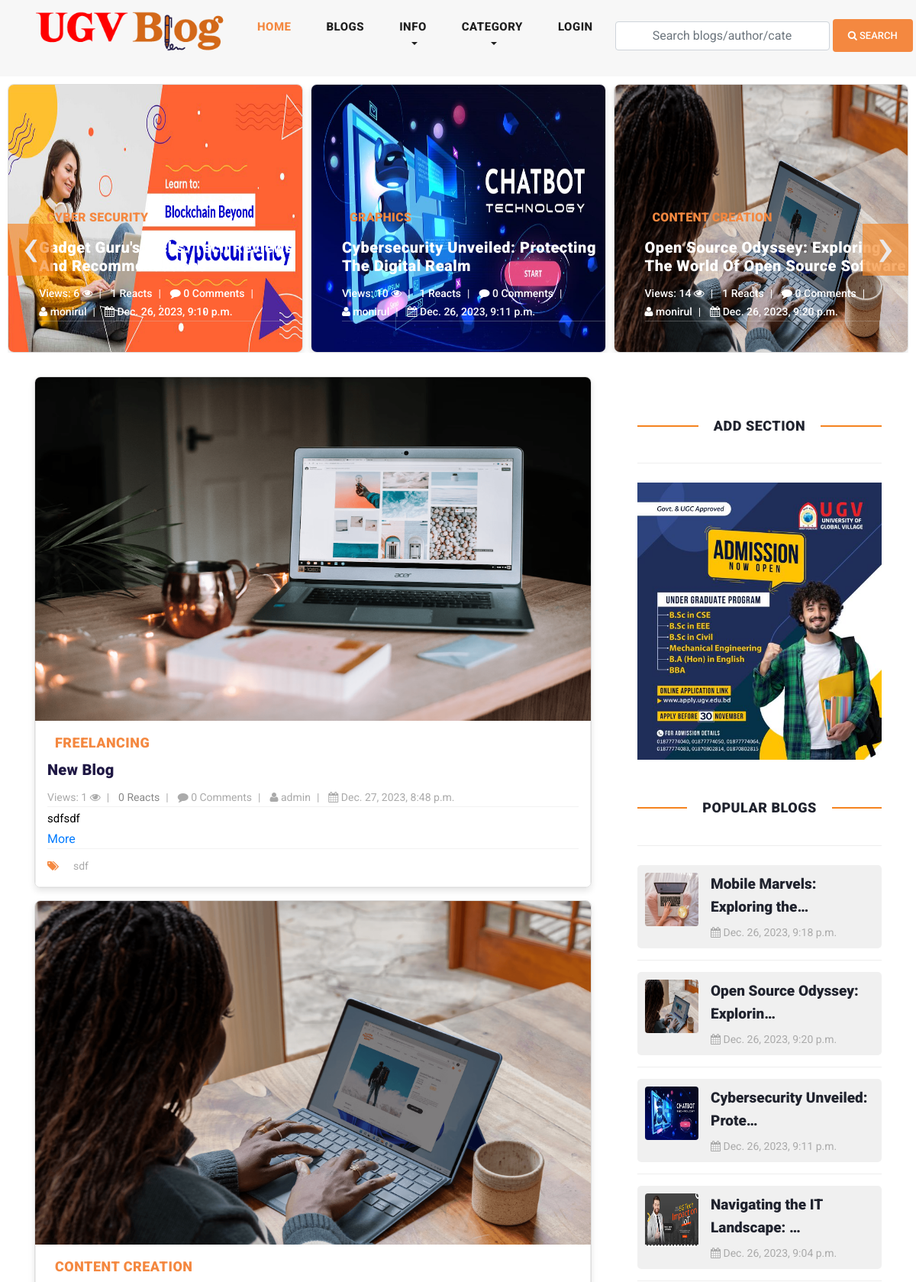
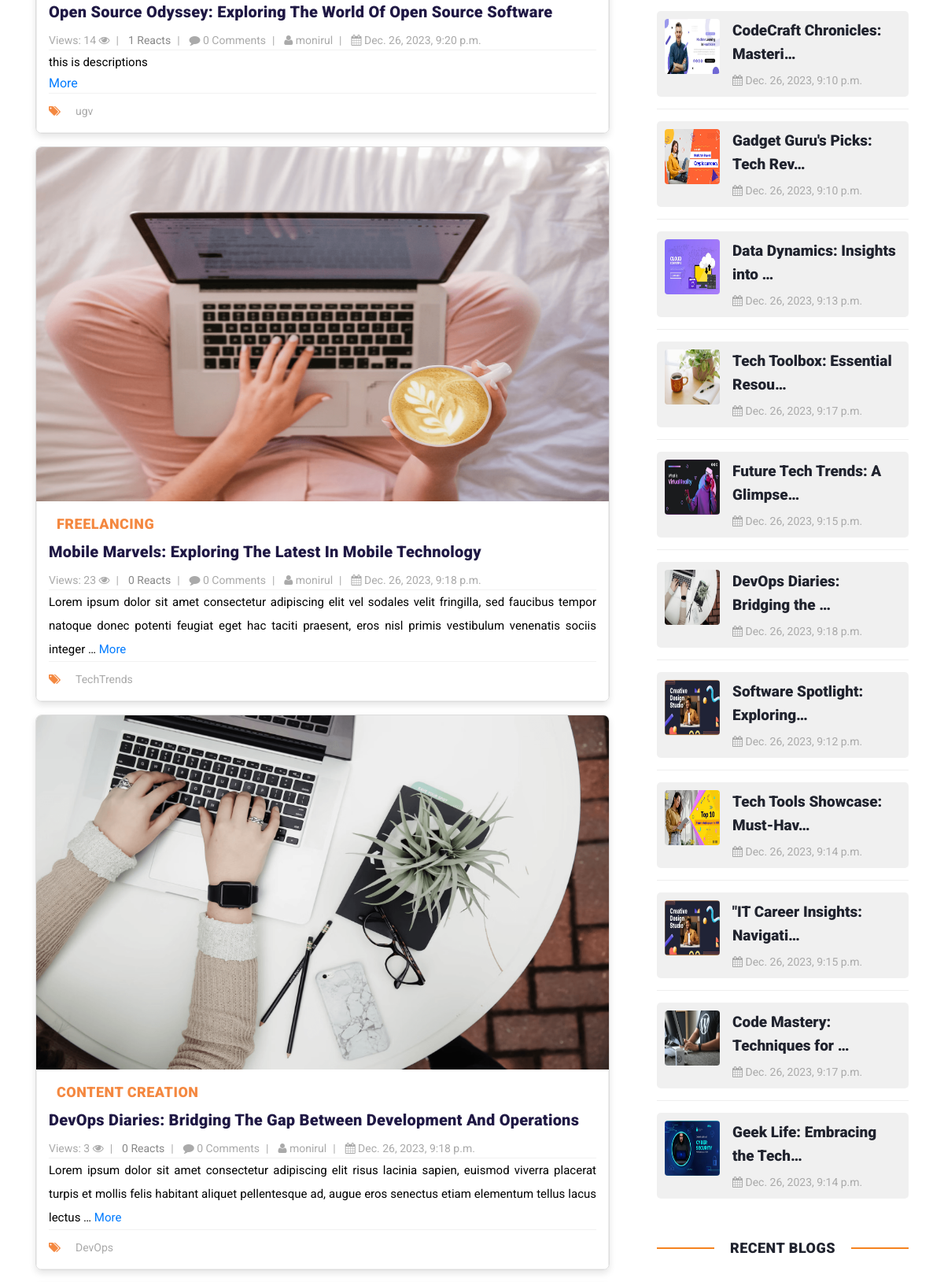
The page / (upper part) on the database its author committed (2 pictures, top to bottom).
### blog/models.py (models this page shows, shortened)
class Site(models.Model):
    header_logo = models.ImageField(upload_to="site_info")
    footer_logo = models.ImageField(upload_to="site_info")
    site_name = models.CharField(max_length=25)

class Blog(models.Model):
    user = models.ForeignKey(
        User,
        related_name='user_blogs',
        on_delete= models.CASCADE
    )
    category = models.ForeignKey(
        Category,
        related_name='category_blogs',
        on_delete=models.CASCADE
    )
    tags = models.ManyToManyField(
        Tag,
        related_name='tag_blogs',
        blank=True
    )
    likes = models.ManyToManyField(
        User,
        related_name='user_likes',
        blank=True
    )
    title = models.CharField(max_length=250, unique=True)
    slug = models.SlugField(null=True, blank=True, unique=True)
    views = models.PositiveIntegerField(default=0)
    banner = models.ImageField(upload_to=UploadToPath('blog_banners'))
    description = RichTextField()
    created_date = models.DateTimeField(auto_now_add=True)

class Category(models.Model):
    title = models.CharField(max_length=150, unique=True)
    slug = models.SlugField(null=True, blank=True)
    created_date = models.DateTimeField(auto_now_add=True)
    def __str__(self):
        return self.title

class Tag(models.Model):
    title = models.CharField(max_length=150)
    slug = models.SlugField(null=True, blank=True)
    created_date = models.DateTimeField(auto_now_add=True)

class Ugv_Ad(models.Model):
    ad1_url = models.URLField(max_length=300, blank=True)
    ad1 = models.ImageField(upload_to="ad/", blank=True, null=True)
    ad2_url = models.URLField(max_length=300, blank=True)
    ad2 = models.ImageField(upload_to="ad/", blank=True, null=True)
    ad3_url = models.URLField(max_length=300, blank=True)
    ad3 = models.ImageField(upload_to="ad/", blank=True, null=True)
    ad4_url = models.URLField(max_length=300, blank=True)
    ad4 = models.ImageField(upload_to="ad/", blank=True, null=True)
    ad5_url = models.URLField(max_length=300, blank=True)
    ad5 = models.ImageField(upload_to="ad/", blank=True, null=True)
    ad6_url = models.URLField(max_length=300, blank=True)
    ad6 = models.ImageField(upload_to="ad/", blank=True, null=True)
    ad7_url = models.URLField(max_length=300, blank=True)
    ad7 = models.ImageField(upload_to="ad/", blank=True, null=True)
    ad8_url = models.URLField(max_length=300, blank=True)
    ad8 = models.ImageField(upload_to="ad/", blank=True, null=True)
    ad9_url = models.URLField(max_length=300, blank=True)
    ad9 = models.ImageField(upload_to="ad/", blank=True, null=True)
    ad10_url = models.URLField(max_length=300, blank=True)
    ad10 = models.ImageField(upload_to="ad/", blank=True, null=True)
    updated_date = models.DateTimeField(auto_now=True)

### user_profile/models.py (models this page shows, shortened)
class User(AbstractUser):
    email = models.EmailField(
        max_length = 150,
        unique = True,
        error_messages={
            'unique':"The email must be unique for create ",
        }
    )
    profile_image = models.ImageField(
        null = True,
        blank = True,
        upload_to=UploadToPath('users_images'),
    )
    followers = models.ManyToManyField("Follow")
    REQUIRED_FIELDS = ["email"]
    objects = CustomUserManager()

### blog/views.py (the view)
# urls.py: path('', home, name = 'home'),
def home(request):
    blogs = Blog.objects.order_by('-created_date')
    most_liked = Blog.objects.order_by('-likes')[:15]
    populars = Blog.objects.order_by('-views')[:15]
    tags = Tag.objects.order_by('-created_date')[:15]
    top_bloggers = get_top_bloggers()
    context = {
        'blogs': blogs,
        'tags':tags,
        'populars': populars,
        'most_liked': most_liked,
        'top_bloggers': top_bloggers,
    }
    return render(request, 'home.html',context)

### templates/home.html (shortened to what this page needs)
{% extends 'base.html' %}
{% load static %}
{% block content %}
{% include 'banner.html' %}
<section class="blog-posts">
    <div class="container">
      <div class="row">
        <div class="col-lg-8 py-3">
          <div class="all-blog-posts">
            <div class="row">
              {% for blog in blogs|slice:"15"  %}
                <div class="col-lg-12 mb-3">
                  <div class="blog-card">
                    <div class="blog-thumb thumbnail">
                      <a href="{% url 'blog_details' blog.slug %}"><img class="zoom-on-hover" style="height: 450px;" src="{{blog.banner.url}}" alt="{{blog.title}}"></a>
                    </div>
                    <div class="down-content">
                      <span class="category-badge">{{blog.category}}</span>
                      <a href="{% url 'blog_details' blog.slug %}">
                        <h4 style="color: #1F1844">{{blog.title}}</h4>
                      </a>
                      <ul class="post-info">
                      <li><a href="javascript:void(0);"> Views: {{blog.views}} <i class="fa fa-eye" aria-hidden="true"></i></a></li>
                       <li id="like-count" >{{blog.likes.count}} Reacts</li>
                       <li><a href="{% url 'blog_details' blog.slug %}"><i class="fa fa-comment"></i> {{blog.blog_comments.all.count}} Comments</a></li>
                        <li><a href="{% url 'view_user_information' blog.user.username %}"><i class="fa fa-user"></i> {{blog.user.username}}</a></li>
                        <li><a href="javascript:void(0);"><i class="fa fa-calendar"></i> {{blog.created_date}}</a></li>
                      </ul>
                      <p>{{ blog.description|truncatewords:30|safe }} <a href="{% url 'blog_details' blog.slug %}">More</a></p>
                      <div class="post-options">
                        <div class="row">
                          <div class="col-6">
                            <ul class="post-tags">
                              <li><i class="fa fa-tags"></i></li>
                              {% if blog.tags.all.count > 0 %}
                                {% for tag in blog.tags.all %}
                                  <li><a href="{% url 'tag_blogs' tag.slug %}">{{tag.title}}</a></li>
                                {% endfor %}
                              {% else %}
                                None
                              {% endif %}
                            </ul>
                          </div>
                        </div>
                      </div>
                    </div>
                  </div>
                </div>
              {% endfor %}
            </div>
          </div>
        </div>
        {% include 'sidebar.html' %}
      </div>
    </div>
</section>
{% endblock content %}

### templates/header.html (shortened to what this page needs)
{% load static %}
<header class="">
    <nav class="navbar navbar-expand-lg">
        <div class="container">
            {% for site_instance in site %}
            <a  class="navbar-brand" href="{% url 'home'  %}"><img draggable="false" style="width: 250px; height: 60px;" src="{{site_instance.header_logo.url}}" alt=""></a>
            {% endfor %}
        <div class="collapse navbar-collapse" id="navbarResponsive">
            <ul class="navbar-nav ml-auto">
            <li class="nav-item {% if request.path == '/' %}active{% endif %}">
                <a class="nav-link" href="{% url 'home' %}">Home
                </a>
            </li>
            <li class="nav-item {% if request.path == '/blogs/' %}active{% endif %}">
                <a class="nav-link" href="{% url 'blogs' %}">Blogs</a>
            </li>
            <li class="nav-item dropdown {% if '/top-bloggers/' in request.path %}active {% elif '/about/' in request.path %} active {% elif '/contact/' in request.path %} active {% elif '/archive/' in request.path %} active {% endif %}  ">
                <a class="nav-link dropdown-toggle" href="#" id="navbarDropdown" role="button" data-toggle="dropdown" aria-haspopup="true" aria-expanded="false">
                  Info
                </a>
            </li>
            <li class="nav-item dropdown {% if '/category_blogs/' in request.path %} active {% endif %}">
                <a class="nav-link dropdown-toggle" href="#" id="navbarDropdown" role="button" data-toggle="dropdown" aria-haspopup="true" aria-expanded="false">
                  Category
                </a>
            </li>
            <li>
                {% if request.user.is_authenticated %}
                <li class="nav-item dropdown {% if '/profile/' in request.path %}active {% elif '/user_notifications/' in request.path %}active {% elif '/wishlist/' in request.path %}active {% elif '/line_chart/' in request.path %}active {% endif %} ">
                    <a class="nav-link dropdown-toggle" href="#" id="navbarDropdown" role="button" data-toggle="dropdown" aria-haspopup="true" aria-expanded="false">
                      {% if request.user.username %}
                      {{request.user.username}}
                      {% endif %}
                    </a>
                    <div class="dropdown-menu" aria-labelledby="navbarDropdown">
                      <a class="dropdown-item {% if '/profile/' in request.path %}active{% endif %}" href="{% url 'profile' %}"><i class="fa fa-user"></i> My Profile</a>
                      <a class="dropdown-item {% if '/user_notifications/' in request.path %}active{% endif %} " href="{% url 'user_notifications' %}"><i class="fa fa-bell"></i>
                        {% if unseen > 0 %}
                        Notifaction ({{unseen}})
                         {% else %}
                        Notification
                        {% endif %}
                        </a>
                      <a class="dropdown-item {% if '/line_chart/' in request.path %}active{% endif %}" href="{% url 'line_chart' %}"><i class="fa fa-history"></i> All Views</a>
                      <a class="dropdown-item {% if '/wishlist/' in request.path %}active{% endif %}" href="{% url 'wishlist' %}"><i class="fa fa-bookmark"></i> Saved Blogs</a>
                      <a class="dropdown-item {% if '/deleted_blogs/' in request.path %}active{% endif %}" href="{% url 'deleted_blogs' %}"><i class="fa fa-trash"></i> Deleted Blogs</a>
                      <a class="dropdown-item" href="{% url 'logout' %}"><i class="fa fa-sign-out" aria-hidden="true"></i> Logout</a>
                    </div>
                </li>
                {% else %}
                <li class="nav-item
                {% if request.path == '/login/' %}active{% endif %}">
                    <a class="nav-link" href="{% url 'login' %}">LOGIN</a>
                </li>
                {% endif %}
            </li>
            </ul>
            <form class="form-inline d-flex flex-nowrap my-2 ml-auto search_form" action="{% url 'search_blogs' %}" method="GET" >
                <input class="form-control px-5" name="search" type="text" placeholder="Search blogs/author/category/tags "  required>
                <button class="btn btn-primary ml-1"><i class="fa fa-search"></i> Search</button>
            </form>
        </div>
        </div>
    </nav>
</header>

### templates/banner.html (shortened to what this page needs)
{% load static %}
<div class="main-banner header-text">
  <div class="container-fluid">
    <div class="owl-banner owl-carousel">
      {% for blog in most_liked|slice:"20" %}
        <div class="item blog-card">
          <a href="{% url 'blog_details' blog.slug %}"><img  class="zoom-on-hover" style="height: 350px;" src="{{blog.banner.url}}" alt="{{blog.title}}"></a>
          <div class="item-content">
            <div class="main-content">
              <div class="meta-category category-badge">
                <span>{{blog.category}}</span>
              </div>
              <a href="{% url 'blog_details' blog.slug %}">
                <h4 >{{blog.title}}</h4>
              </a>
              <ul class="post-info">
                <li><a href="javascript:void(0);"> Views: {{blog.views}} <i class="fa fa-eye" aria-hidden="true"></i></a></li>
                <li id="like-count"><a href="javascript:void(0);">{{blog.likes.count}} Reacts</a></li>
                <li><a href="{% url 'blog_details' blog.slug %}"><i class="fa fa-comment"></i> {{blog.blog_comments.all.count}} Comments</a></li>
                <li><a href="{% url 'view_user_information' blog.user.username %}"><i class="fa fa-user"></i> {{blog.user.username}}</a></li>
                <li><a href="javascript:void(0);"><i class="fa fa-calendar"></i> {{blog.created_date}}</a></li>
              </ul>
            </div>
          </div>
        </div>
      {% endfor %}
    </div>
  </div>
</div>

### templates/sidebar.html (shortened to what this page needs)
{% load static %}
<div class="col-lg-4 py-3">
    <div class="sidebar">
      <div class="row">
        <div class="col-lg-12">
      </div>
        <div class="col-lg-12">
          <div class="sidebar-item categories">
            <div class="sidebar-heading seven">
              <h2>Add section</h2>
            </div>
            <div class="content " style="text-transform: uppercase;">
            {% for ad in latest_ad %}
              <a target="_blank" href="{{ad.ad1_url}}"><img  style="width: 100%;" src="{{ad.ad1.url}}" alt=""></a>
            {% endfor %}
            </div>
          </div>
        </div>
        <div class="col-lg-12">
          <div class="sidebar-item recent-posts">
            <div class="sidebar-heading seven">
              <h2>Popular Blogs</h2>
            </div>
            <div class="content">
              <ul>
                {% for blog in populars|slice:"15" %}
                  <li>
                    <a href="{% url 'blog_details' blog.slug %}">
                      <div class="media thumbnail-container">
                        <img class="mr-3 thumbnail-img" src="{{blog.banner.url}}" alt="{{blog.title}}" style="width: 70px; height: 70px;">
                        <div class="media-body">
                          <h5 class="mt-0">{{blog.title|truncatechars:30}}</h5>
                          <span><i class="fa fa-calendar"></i> {{blog.created_date}}</span>
                        </div>
                      </div>
                    </a>
                  </li>
                {% endfor %}
              </ul>
            </div>
          </div>
        </div>
        <div class="col-lg-12">
          <div class="sidebar-item recent-posts">
            <div class="sidebar-heading seven">
              <h2>Recent Blogs</h2>
            </div>
          </div>
        </div>
</div>

### rows shown on the page
Site: header_logo (picture)
Blog: banner (picture), category "CYBER SECURITY", title "Gadget Guru's Picks: Tech Reviews And Recommendations", views "6", likes.count "1", blog_comments.all.count "0", user.username "monirul", created_date "Dec. 26, 2023, 9:10 p.m.", title "Gadget Guru's Picks: Tech Rev…"
Blog: banner (picture), category "GRAPHICS", title "Cybersecurity Unveiled: Protecting The Digital Realm", views "10", likes.count "1", blog_comments.all.count "0", user.username "monirul", created_date "Dec. 26, 2023, 9:11 p.m.", title "Cybersecurity Unveiled: Prote…"
Blog: banner (picture), category "CONTENT CREATION", title "Open Source Odyssey: Exploring The World Of Open Source Software", views "14", likes.count "1", blog_comments.all.count "0", user.username "monirul", created_date "Dec. 26, 2023, 9:20 p.m.", description "this is descriptions", title "Open Source Odyssey: Explorin…"
Blog: banner (picture), category "FREELANCING", title "New Blog", views "1", likes.count "0", blog_comments.all.count "0", user.username "admin", created_date "Dec. 27, 2023, 8:48 p.m.", description "sdfsdf"
Tag: title "sdf"
Tag: title "ugv"
Blog: banner (picture), category "FREELANCING", title "Mobile Marvels: Exploring The Latest In Mobile Technology", views "23", likes.count "0", blog_comments.all.count "0", user.username "monirul", created_date "Dec. 26, 2023, 9:18 p.m.", description "Lorem ipsum dolor sit amet consectetur adipiscing elit vel sodales velit fringilla, sed faucibus tempor natoque donec potenti feugiat eget hac taciti praesent, eros nisl primis vestibulum venenatis sociis integer …", title "Mobile Marvels: Exploring the…"
Tag: title "TechTrends"
Blog: banner (picture), category "CONTENT CREATION", title "DevOps Diaries: Bridging The Gap Between Development And Operations", views "3", likes.count "0", blog_comments.all.count "0", user.username "monirul", created_date "Dec. 26, 2023, 9:18 p.m.", description "Lorem ipsum dolor sit amet consectetur adipiscing elit risus lacinia sapien, euismod viverra placerat turpis et mollis felis habitant aliquet pellentesque ad, augue eros senectus etiam elementum tellus lacus lectus …", title "DevOps Diaries: Bridging the …"
Tag: title "DevOps"
Ugv_Ad: ad1 (picture)
Blog: banner (picture), title "Navigating the IT Landscape: …", created_date "Dec. 26, 2023, 9:04 p.m."
Blog: banner (picture), title "CodeCraft Chronicles: Masteri…", created_date "Dec. 26, 2023, 9:10 p.m."
Blog: banner (picture), title "Data Dynamics: Insights into …", created_date "Dec. 26, 2023, 9:13 p.m."
Blog: banner (picture), title "Tech Toolbox: Essential Resou…", created_date "Dec. 26, 2023, 9:17 p.m."
Blog: banner (picture), title "Future Tech Trends: A Glimpse…", created_date "Dec. 26, 2023, 9:15 p.m."
Blog: banner (picture), title "Software Spotlight: Exploring…", created_date "Dec. 26, 2023, 9:12 p.m."
Blog: banner (picture), title "Tech Tools Showcase: Must-Hav…", created_date "Dec. 26, 2023, 9:14 p.m."
Blog: banner (picture), title "\"IT Career Insights: Navigati…", created_date "Dec. 26, 2023, 9:15 p.m."
Blog: banner (picture), title "Code Mastery: Techniques for …", created_date "Dec. 26, 2023, 9:17 p.m."
Blog: banner (picture), title "Geek Life: Embracing the Tech…", created_date "Dec. 26, 2023, 9:14 p.m."
